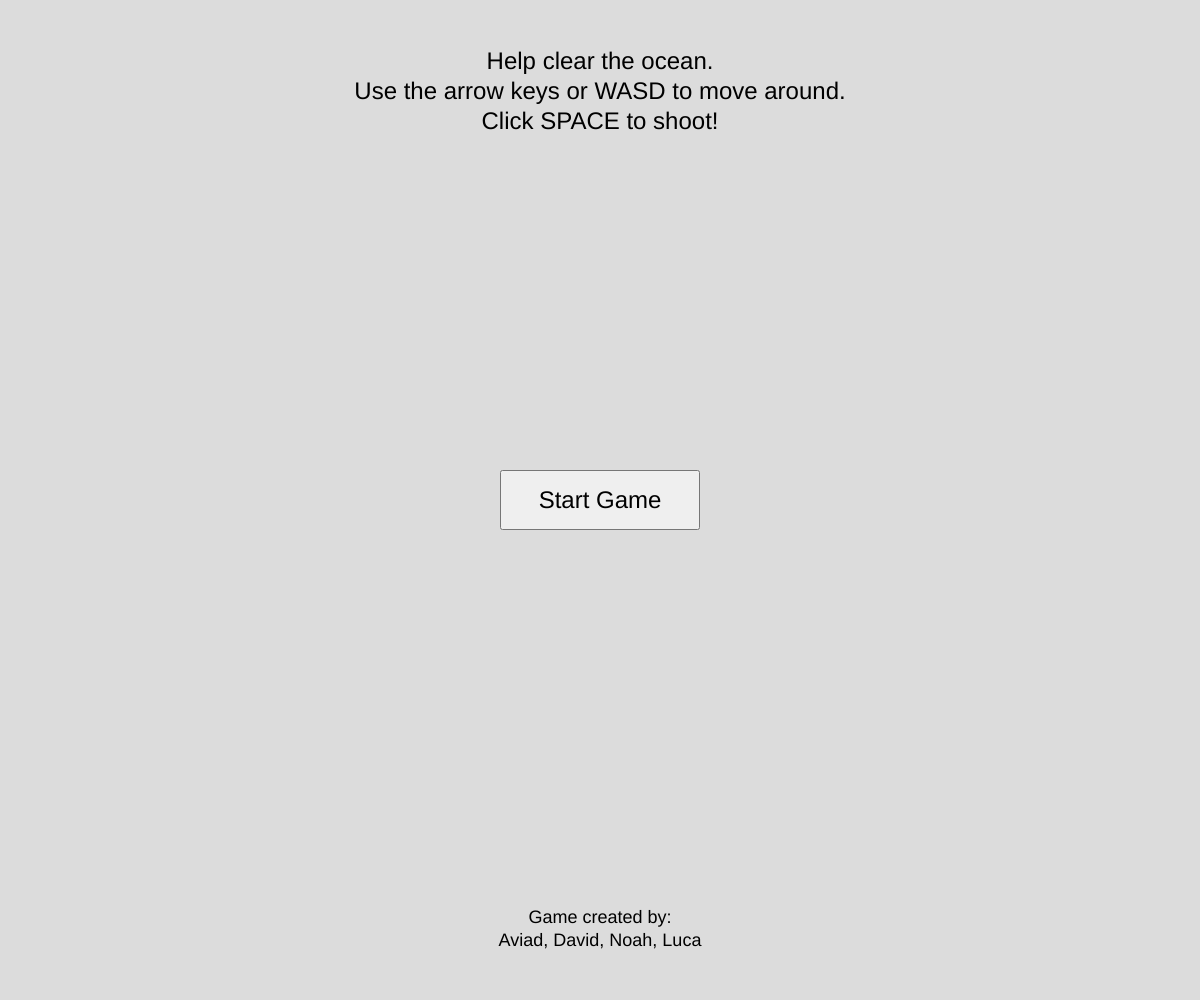
Frame 1 (no input)
Frame 60 (no input): identical to frame 1, image omitted
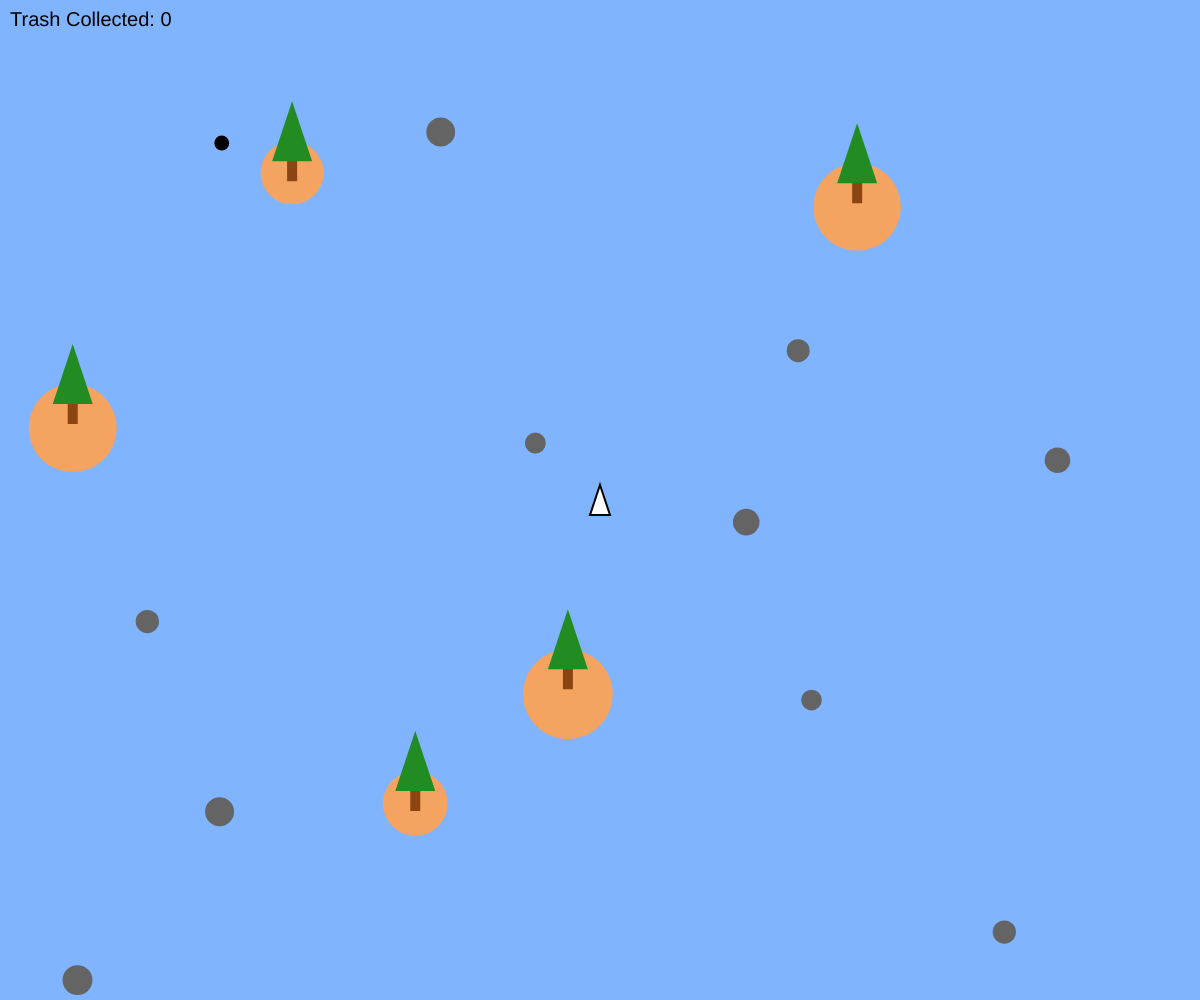
Frame 120 (the mouse pressed at the canvas centre since frame 60)

The p5.js sketch that drew these frames (run headless with seeded random() and noise() and a simulated clock; from frame 60 on, the mouse is pressed at the canvas centre):

// p5.js sketch
// ── sketch.js
let spawnInterval; // Declare this variable at the top with your other variables

let EnemySpawnRate = 3; // Time between enemy spawns in seconds
let enemies = []; // Array to hold enemy objects

let boat;
let rotationSpeed = 0.05;
let acceleration = 0.2;
let velocity;
let maxSpeed = 5;
let frictionCoefficient = 0.05;
let bullets = [];
let keys = {}; // Object to keep track of pressed keys
let lastBulletTime = 0; // Track the time since the last bullet was fired
let fireDelay = 500; // Set the delay between consecutive bullet firings (in milliseconds)

let currentState, startButton, backButton;
let islands = [], rocks = [], pressedKeys = {}, trash = [];
let collectedTrashCount = 0;
let lastTrashSpawn = 0;
let startGeneratingTrash = false;

function setup() {
  enemies = []; // Initialize the enemies array here

  createCanvas(windowWidth, windowHeight);
  currentState = 'mainMenu'; 
  createMainMenuButtons(); 
  lastTrashSpawn = millis(); // Initialize lastTrashSpawn to the current time
  
  // Boat setup
  boat = {
    x: width / 2,
    y: height / 2,
    rotation: 0
  };
  velocity = createVector(0, 0); // Initialize velocity
}

function draw() {
  background(currentState === 'game' ? color(128, 180, 255) : color(220));

  if (currentState === 'game') {
    // Update and draw enemies
    for (let i = enemies.length - 1; i >= 0; i--) {
      enemies[i].update(boat.x, boat.y);
      enemies[i].display();
      let d = dist(boat.x, boat.y, enemies[i].x, enemies[i].y);
      if (d < enemies[i].size / 2 + 15) {
        goToMainMenu();
        break;
      }
    }

    // Display collected trash count
    fill(0);
    textSize(20);
    textAlign(LEFT, TOP);
    text(`Trash Collected: ${collectedTrashCount}`, 10, 10);

    // Check if trash generation should start
    if (startGeneratingTrash) {
      if (millis() - lastTrashSpawn > 2000 && trash.length < 20) {
        lastTrashSpawn = millis();
        generateNewTrash();
      }
    }

    // Display rocks and islands
    rocks.forEach(rock => rock.display());
    islands.forEach(island => island.display());

    // Display trash
    trash.forEach(t => t.display());

    // Update boat movement
    handleInput();

    // Update and draw bullets
    updateBullets();

    // Draw the boat
    drawBoat();

    // Collision with islands and rocks
    [...islands, ...rocks].forEach(obstacle => {
      let d = dist(boat.x, boat.y, obstacle.x, obstacle.y);
      if (d < obstacle.size / 2 + 15) {
        let angle = atan2(boat.y - obstacle.y, boat.x - obstacle.x);
        let newX = obstacle.x + (obstacle.size / 2 + 15) * cos(angle);
        let newY = obstacle.y + (obstacle.size / 2 + 15) * sin(angle);
        boat.x = newX;
        boat.y = newY;
        velocity.mult(0); // Reset the boat's velocity to zero
      }
    });

    // Collision with trash
    for (let i = trash.length - 1; i >= 0; i--) {
      let d = dist(boat.x, boat.y, trash[i].x, trash[i].y);
      if (d < trash[i].size / 2 + 25) {
        trash.splice(i, 1);
        collectedTrashCount++;
      }
    }
  }

  // UI for main menu
  if (currentState === 'mainMenu') {
    displayMainMenuText();
    startButton.show();
  } else {
    startButton.hide();
  }

  backButton.hide();
}


  
function goToMainMenu() {
  currentState = 'mainMenu';

  // Clear game entities
  enemies = [];
  bullets = [];
  trash = [];
  islands = [];
  rocks = [];

  // Reset game-related variables
  collectedTrashCount = 0;
  startGeneratingTrash = false;

  // Reset boat position and state
  boat.x = width / 2;
  boat.y = height / 2;
  boat.rotation = 0;
  velocity.set(0, 0); // Reset velocity to zero

  // Optionally, you can also reset any other relevant variables or states here
}


class Enemy {
  constructor(x, y) {
    this.x = x;
    this.y = y;
    this.speed = 2; // Adjust speed as needed
    this.size = 40; // Adjust size as needed
  }

  update(playerX, playerY) {
    let angle = atan2(playerY - this.y, playerX - this.x);
    this.x += this.speed * cos(angle);
    this.y += this.speed * sin(angle);
  }

  display() {
    push();
    translate(this.x, this.y);
    rotate(atan2(boat.y - this.y, boat.x - this.x) + HALF_PI); // Orient the triangle towards the boat
    fill(255, 0, 0); // Enemy color
    noStroke();
    triangle(
      -this.size / 2, this.size / 2,
      this.size / 2, this.size / 2,
      0, -this.size / 2
    ); // Draw enemy as a triangle
    pop();
  }
}


function spawnEnemy() {
  let edge = floor(random(4)); // 0: top, 1: right, 2: bottom, 3: left
  let x, y;
  if (edge === 0) { // Top
    x = random(windowWidth);
    y = -20;
  } else if (edge === 1) { // Right
    x = windowWidth + 20;
    y = random(windowHeight);
  } else if (edge === 2) { // Bottom
    x = random(windowWidth);
    y = windowHeight + 20;
  } else { // Left
    x = -20;
    y = random(windowHeight);
  }
  enemies.push(new Enemy(x, y));
}


function keyPressed() {
  keys[keyCode] = true; // Set the keyCode as true when the key is pressed
}

function keyReleased() {
  keys[keyCode] = false; // Set the keyCode as false when the key is released
}

function handleInput() {
  if (currentState !== 'game') {
    return; // Exit the function if the game state is not 'game'
  }
  
  if (keys[UP_ARROW]) {
    // Calculate the movement vector based on boat's rotation
    let movement = p5.Vector.fromAngle(boat.rotation - HALF_PI);
    movement.mult(acceleration);
    velocity.add(movement);

    // Limit the speed
    velocity.limit(maxSpeed);
  }            

  if (keys[LEFT_ARROW]) {
    boat.rotation -= rotationSpeed;
  }

  if (keys[RIGHT_ARROW]) {
    boat.rotation += rotationSpeed;
  }

  // Shooting
  if (keys[32]) { // Space key
    // Calculate the current time
    let currentTime = millis();

    // Check if enough time has passed since the last bullet was fired
    if (currentTime - lastBulletTime > fireDelay) {
      // Create a bullet
      let bullet = {
        x: boat.x,
        y: boat.y,
        velocity: p5.Vector.fromAngle(boat.rotation - HALF_PI).mult(8) // Adjust bullet speed here
      };
      bullets.push(bullet);

      // Update the last bullet time to the current time
      lastBulletTime = currentTime;
    }
  }

  // Apply velocity
  boat.x += velocity.x;
  boat.y += velocity.y;

  // Apply friction
  let speed = velocity.mag();
  if (speed > 0) {
    let friction = velocity.copy().mult(-1);
    friction.mult(frictionCoefficient);
    velocity.add(friction);
  }
}

function drawBoat() {
  push();
  translate(boat.x, boat.y);
  rotate(boat.rotation);
  stroke(0); // Set outline color to black
  strokeWeight(2); // Set outline thickness
  fill(255);
  // Draw a simple boat shape
  beginShape();
  vertex(0, -15); // Top tip of the boat
  vertex(10, 15); // Bottom-right
  vertex(-10, 15); // Bottom-left
  endShape(CLOSE);
  pop();
}

function updateBullets() {
  for (let i = bullets.length - 1; i >= 0; i--) {
    let bullet = bullets[i];

    bullet.x += bullet.velocity.x;
    bullet.y += bullet.velocity.y;

    fill(255, 0, 0);
    ellipse(bullet.x, bullet.y, 8, 8);

    if (bullet.x < 0 || bullet.x > width || bullet.y < 0 || bullet.y > height) {
      bullets.splice(i, 1);
    } else {
      for (let j = enemies.length - 1; j >= 0; j--) {
        if (dist(bullet.x, bullet.y, enemies[j].x, enemies[j].y) < enemies[j].size / 2 + 4) {
          enemies.splice(j, 1);
          bullets.splice(i, 1);
          break;
        }
      }
    }
  }
}


function displayMainMenuText() {
  textSize(24);
  textAlign(CENTER, TOP);
  fill(0);
  text("Help clear the ocean.\nUse the arrow keys or WASD to move around.\nClick SPACE to shoot!", width/2, 50);
  
  textSize(18);
  textAlign(CENTER, BOTTOM);
  text("Game created by:\nAviad, David, Noah, Luca", width/2, height - 50);
}

function drawNewMap() {
  islands = [];
  rocks = [];
  trash = []; // Clear existing trash
  generateIslands();
  generateRocks();
  generateTrash(); // Generate new trash
  draw();
}

function createMainMenuButtons() {
  startButton = createButton('Start Game');

  const position = [width / 2 - 100, height / 2 - 30]; // Adjusted position to center the button

  startButton.position(position[0], position[1]);
  startButton.size(200, 60); // Adjusted size of the start button
  startButton.style('font-size', '24px'); // Adjusted font size of the button text
  startButton.mousePressed(startGame);

  backButton = createButton('Back to Main Menu');
  backButton.position(width / 2 - 80, height / 1.90 + 70);
  backButton.mousePressed(goToMainMenu);
  backButton.hide(); 
}

function startGame() { 
  currentState = 'game'; 
  generateIslands(); 
  generateRocks(); 
  startGeneratingTrash = true; // Start generating trash

  clearInterval(spawnInterval); // Clear any existing interval before setting a new one
  spawnInterval = setInterval(spawnEnemy, EnemySpawnRate * 1000); // Start spawning enemies
}



function generateRocks() {
  let numRocks = 10;
  for (let i = 0; i < numRocks; i++) {
    let x, y, size;
    let overlapping = true;
    while (overlapping) {
      x = random(width);
      y = random(height);
      size = random(20, 30);
      if (!isCollidingWithObstacles(x, y, size)) {
        overlapping = false;
      }
    }
    rocks.push(new Rock(x, y, size));
  }
}

function generateIslands() {
  let numIslands = 5;
  for (let i = 0; i < numIslands; i++) {
    let x, y, size;
    let overlapping = true;
    while (overlapping) {
      x = random(width);
      y = random(height);
      size = random(50, 100);
      if (!isCollidingWithObstacles(x, y, size)) {
        overlapping = false;
      }
    }
    islands.push(new Island(x, y, size));
  }
}

function generateNewTrash() {
  let validSpawn = false;
  let newTrash;
  while (!validSpawn) {
    let x = random(width);
    let y = random(height);
    let size = random(5, 15); // Random size between 5 and 15
    
    // Check if the new trash is too close to any rocks or islands
    let tooCloseToObstacle = rocks.concat(islands).some(obj => dist(x, y, obj.x, obj.y) < 50); // Adjust the radius as needed
    
    if (!tooCloseToObstacle) {
      newTrash = new Trash(x, y, size); // Create trash with random size
      validSpawn = true;
    }
  }
  trash.push(newTrash);
}

function isCollidingWithObstacles(x, y, size) {
  return rocks.concat(islands).some(obj => dist(x, y, obj.x, obj.y) < (size + obj.size) / 2);
}

class Rock {
  constructor(x, y, size) { this.x = x; this.y = y; this.size = size; }
  display() { fill(100); noStroke(); ellipse(this.x, this.y, this.size); }
}

class Island {
  constructor(x, y, size) { this.x = x; this.y = y; this.size = size; this.palmTree = new PalmTree(this.x, this.y - this.size / 2); }
  display() { fill(244, 164, 96); noStroke(); ellipse(this.x, this.y, this.size); this.palmTree.display(); }
}

class PalmTree {
  constructor(x, y) { this.x = x; this.y = y; }
  display() { fill(139, 69, 19); rect(this.x - 5, this.y, 10, 40); fill(34, 139, 34); triangle(this.x - 20, this.y + 20, this.x + 20, this.y + 20, this.x, this.y - 40); }
}

class Trash {
  constructor(x, y, size = 5) { this.x = x; this.y = y; this.size = size; }
  display() { fill(0); noStroke(); ellipse(this.x, this.y, this.size, this.size); }
}
